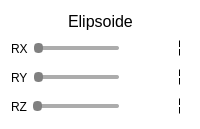
         <widget class="QFrame" name="frame_4">
          <property name="styleSheet">
           <string notr="true">background-color: rgb(255, 255, 255);
border-radius:5px;</string>
          </property>
          <property name="frameShape">
           <enum>QFrame::StyledPanel</enum>
          </property>
          <property name="frameShadow">
           <enum>QFrame::Raised</enum>
          </property>
          <layout class="QVBoxLayout" name="verticalLayout_8">
           <item>
            <layout class="QHBoxLayout" name="horizontalLayout_21">
             <item>
              <spacer name="horizontalSpacer_6">
               <property name="orientation">
                <enum>Qt::Horizontal</enum>
               </property>
               <property name="sizeHint" stdset="0">
                <size>
                 <width>40</width>
                 <height>20</height>
                </size>
               </property>
              </spacer>
             </item>
             <item>
              <widget class="QLabel" name="label_9">
               <property name="font">
                <font>
                 <pointsize>12</pointsize>
                </font>
               </property>
               <property name="text">
                <string>Elipsoide</string>
               </property>
              </widget>
             </item>
             <item>
              <spacer name="horizontalSpacer_5">
               <property name="orientation">
                <enum>Qt::Horizontal</enum>
               </property>
               <property name="sizeHint" stdset="0">
                <size>
                 <width>40</width>
                 <height>20</height>
                </size>
               </property>
              </spacer>
             </item>
            </layout>
           </item>
           <item>
            <layout class="QHBoxLayout" name="horizontalLayout_13" stretch="10,80,10">
             <item>
              <widget class="QLabel" name="label_10">
               <property name="text">
                <string>RX</string>
               </property>
              </widget>
             </item>
             <item>
              <widget class="QSlider" name="horizontalSliderRXElipse">
               <property name="styleSheet">
                <string notr="true">QSlider::groove:horizontal { 
	background-color: rgb(172, 172, 172);
	height: 4px; 
	border-radius: 2px;
}

QSlider::handle:horizontal { 
	background-color: gray; 
	border: 2px solid gray; 
	width: 5px; 
	height: 5px; 
	margin-top: -3px; 
	margin-bottom: -3px; 
	border-radius: 4px; 
}
</string>
               </property>
               <property name="minimum">
                <number>1</number>
               </property>
               <property name="value">
                <number>1</number>
               </property>
               <property name="orientation">
                <enum>Qt::Horizontal</enum>
               </property>
              </widget>
             </item>
             <item>
              <widget class="QLCDNumber" name="lcdNumber_2">
               <property name="font">
                <font>
                 <pointsize>8</pointsize>
                </font>
               </property>
               <property name="styleSheet">
                <string notr="true">color: rgb(0, 0, 0);</string>
               </property>
               <property name="segmentStyle">
                <enum>QLCDNumber::Flat</enum>
               </property>
               <property name="value" stdset="0">
                <double>1.000000000000000</double>
               </property>
              </widget>
             </item>
            </layout>
           </item>
           <item>
            <layout class="QHBoxLayout" name="horizontalLayout_14" stretch="10,80,10">
             <item>
              <widget class="QLabel" name="label_11">
               <property name="text">
                <string>RY</string>
               </property>
              </widget>
             </item>
             <item>
              <widget class="QSlider" name="horizontalSliderRYElipse">
               <property name="styleSheet">
                <string notr="true">QSlider::groove:horizontal { 
	background-color: rgb(172, 172, 172);
	height: 4px; 
	border-radius: 2px;
}

QSlider::handle:horizontal { 
	background-color: gray; 
	border: 2px solid gray; 
	width: 5px; 
	height: 5px; 
	margin-top: -3px; 
	margin-bottom: -3px; 
	border-radius: 4px; 
}
</string>
               </property>
               <property name="minimum">
                <number>1</number>
               </property>
               <property name="value">
                <number>1</number>
               </property>
               <property name="orientation">
                <enum>Qt::Horizontal</enum>
               </property>
              </widget>
             </item>
             <item>
              <widget class="QLCDNumber" name="lcdNumber_3">
               <property name="styleSheet">
                <string notr="true">color: rgb(0, 0, 0);</string>
               </property>
               <property name="segmentStyle">
                <enum>QLCDNumber::Flat</enum>
               </property>
               <property name="value" stdset="0">
                <double>1.000000000000000</double>
               </property>
              </widget>
             </item>
            </layout>
           </item>
           <item>
            <layout class="QHBoxLayout" name="horizontalLayout_15" stretch="10,80,10">
             <item>
              <widget class="QLabel" name="label_12">
               <property name="text">
                <string>RZ</string>
               </property>
              </widget>
             </item>
             <item>
              <widget class="QSlider" name="horizontalSliderRZElipse">
               <property name="styleSheet">
                <string notr="true">QSlider::groove:horizontal { 
	background-color: rgb(172, 172, 172);
	height: 4px; 
	border-radius: 2px;
}

QSlider::handle:horizontal { 
	background-color: gray; 
	border: 2px solid gray; 
	width: 5px; 
	height: 5px; 
	margin-top: -3px; 
	margin-bottom: -3px; 
	border-radius: 4px; 
}
</string>
               </property>
               <property name="minimum">
                <number>1</number>
               </property>
               <property name="value">
                <number>1</number>
               </property>
               <property name="orientation">
                <enum>Qt::Horizontal</enum>
               </property>
              </widget>
             </item>
             <item>
              <widget class="QLCDNumber" name="lcdNumber_4">
               <property name="styleSheet">
                <string notr="true">color: rgb(0, 0, 0);</string>
               </property>
               <property name="segmentStyle">
                <enum>QLCDNumber::Flat</enum>
               </property>
               <property name="value" stdset="0">
                <double>1.000000000000000</double>
               </property>
              </widget>
             </item>
            </layout>
           </item>
          </layout>
         </widget>
